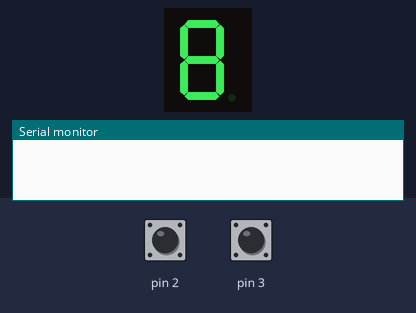
A sketch run on a simulated Arduino Uno, built with avr-gcc and run on an emulated ATmega328P. Shown: 1-digit seven-segment display, the last lines printed to the serial monitor. Wiring (inferred from the names in the program): 1-digit 7-segment display, segments lit when LOW: segments pin 13, pin 12, pin 11, pin 10, pin 9, pin 8, pin 7. Inputs (shaded band) come from the test bench; at power-on: pin 2 HIGH, pin 3 HIGH. The segment pins are drawn as the display they are named for.

Above: at 1.2 s.
1.3 s: pin 2 pulled LOW for 0.15 s
At 2.4 s:
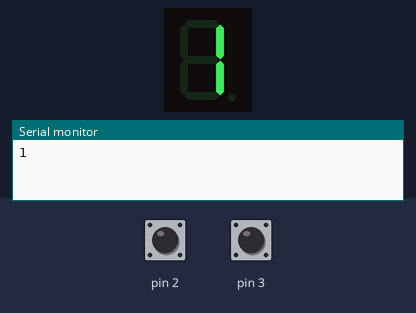
2.9 s: pin 3 pulled LOW for 0.15 s
At 4.2 s:
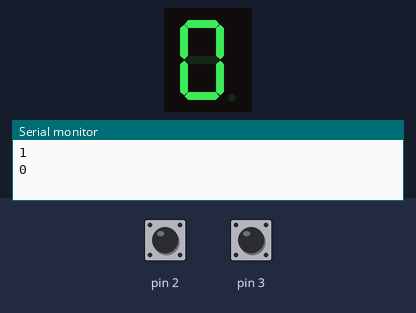
4.5 s: pin 2 pulled LOW for 1 s
At 4.8 s:
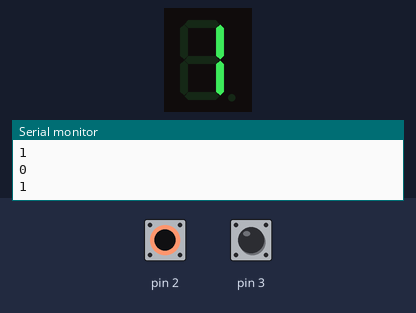
7.0 s: pin 2 pulled LOW for 0.15 s
At 7.9 s:
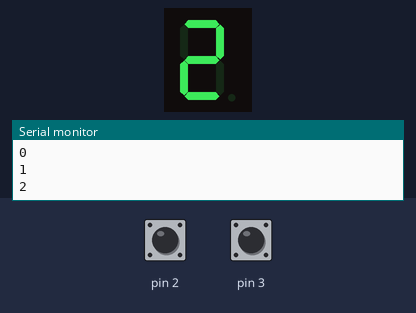
8.6 s: pin 2 pulled LOW for 3.2 s
At 9.1 s:
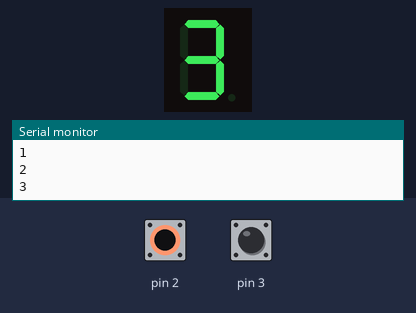
13.3 s: pin 2 pulled LOW for 0.15 s
At 13.9 s:
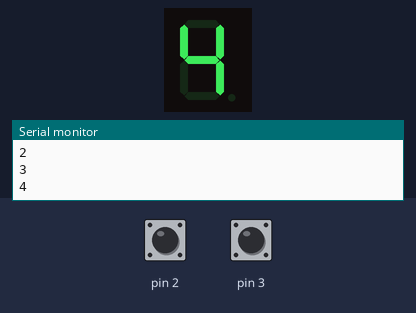
Timing chart, 0 to 15.9 s (numbered marks = the images above; inputs shaded):
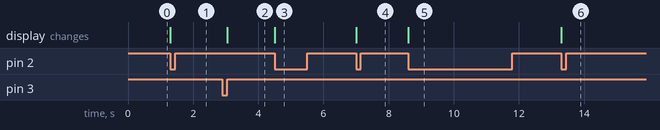

The sketch:

18_binario_boton.ino
```cpp
const unsigned char a = 13;
const unsigned char b = 12;
const unsigned char c = 11;
const unsigned char d = 10;
const unsigned char e = 9;
const unsigned char f = 8;
const unsigned char g = 7;

const unsigned char displaySeg[] = {a,b,c,d,e,f,g};

unsigned char count = 0;
bool b_serial = false;
void setup() {
// put your setup code here, to run once:
pinMode(2, INPUT_PULLUP);
pinMode(3, INPUT_PULLUP);


 for(unsigned char i = 0;i<sizeof(displaySeg);i++){
    pinMode(displaySeg[i],OUTPUT);
  }

attachInterrupt(digitalPinToInterrupt(2), incremento, FALLING); attachInterrupt(digitalPinToInterrupt(3), decremento, RISING);
Serial.begin(9600); }
void setLedValueEventListener(){
  switch(count){
case 0:
    digitalWrite(a,LOW);
    digitalWrite(b,LOW);
    digitalWrite(c,LOW);
    digitalWrite(d,LOW);
    digitalWrite(e,LOW);
    digitalWrite(f,LOW);
    digitalWrite(g,HIGH);
  break;
  case 1:
    digitalWrite(a,HIGH);
    digitalWrite(b,LOW);
    digitalWrite(c,LOW);
    digitalWrite(d,HIGH);
    digitalWrite(e,HIGH);
    digitalWrite(f,HIGH);
    digitalWrite(g,HIGH);
  break;
  case 2:
    digitalWrite(a,LOW);
    digitalWrite(b,LOW);
    digitalWrite(c,HIGH);
    digitalWrite(d,LOW);
    digitalWrite(e,LOW);
    digitalWrite(f,HIGH);
    digitalWrite(g,LOW);
  break;
  case 3:
    digitalWrite(a,LOW);
    digitalWrite(b,LOW);
    digitalWrite(c,LOW);
    digitalWrite(d,LOW);
    digitalWrite(e,HIGH);
    digitalWrite(f,HIGH);
    digitalWrite(g,LOW);
  break;
  case 4:
    digitalWrite(a,HIGH);
    digitalWrite(b,LOW);
    digitalWrite(c,LOW);
    digitalWrite(d,HIGH);
    digitalWrite(e,HIGH);
    digitalWrite(f,LOW);
    digitalWrite(g,LOW);
  break;
  case 5:
    digitalWrite(a,LOW);
    digitalWrite(b,HIGH);
    digitalWrite(c,LOW);
    digitalWrite(d,LOW);
    digitalWrite(e,HIGH);
    digitalWrite(f,LOW);
    digitalWrite(g,LOW);
  break;
  case 6:
    digitalWrite(a,LOW);
    digitalWrite(b,HIGH);
    digitalWrite(c,LOW);
    digitalWrite(d,LOW);
    digitalWrite(e,LOW);
    digitalWrite(f,LOW);
    digitalWrite(g,LOW);
  break;
  case 7:
    digitalWrite(a,LOW);
    digitalWrite(b,LOW);
    digitalWrite(c,LOW);
    digitalWrite(d,HIGH);
    digitalWrite(e,HIGH);
    digitalWrite(f,HIGH);
    digitalWrite(g,HIGH);
  break;
  case 8:
    digitalWrite(a,LOW);
    digitalWrite(b,LOW);
    digitalWrite(c,LOW);
    digitalWrite(d,LOW);
    digitalWrite(e,LOW);
    digitalWrite(f,LOW);
    digitalWrite(g,LOW);
  break;
  case 9:
    digitalWrite(a,LOW);
    digitalWrite(b,LOW);
    digitalWrite(c,LOW);
    digitalWrite(d,LOW);
    digitalWrite(e,HIGH);
    digitalWrite(f,LOW);
    digitalWrite(g,LOW);
  break;
} }
void loop() {
// put your main code here, to run repeatedly:
if (b_serial) {
b_serial = false; Serial.println(count);

setLedValueEventListener(); }
}
void incremento() { count++;
if (count > 9) { count = 0;
}
b_serial = true; }
void decremento() { count--;
if (count < 0) { count = 9;
}
b_serial = true; }
```

Measured:
- after the input at 1.3 s, the display: changes at once (image 1)
- after the input at 2.9 s, the display: changes after 0.15 s (image 2)
- after the input at 4.5 s, the display: changes at once (image 3)
- after the input at 7.0 s, the display: changes at once (image 4)
- after the input at 8.6 s, the display: changes at once (image 5)
- after the input at 13.3 s, the display: changes at once (image 6)
